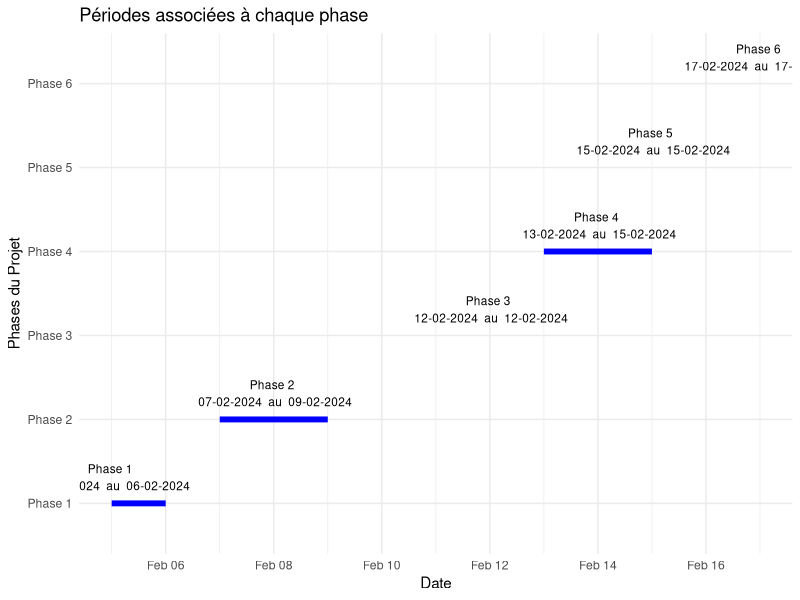

Reproduce this figure in R.
## ---- chunk 1
knitr::opts_chunk$set(echo = TRUE)
## ---- chunk 2
# Installer le package si vous ne l'avez pas encore installé
# install.packages("plotly")
library(ggplot2)
## ---- chunk 3
# Définir les données de chaque phase et période

phases <- c("Phase 1", "Phase 2", "Phase 3", "Phase 4", "Phase 5", "Phase 6")
start_dates <- as.Date(c("2024-02-05", "2024-02-07", "2024-02-12", "2024-02-13", "2024-02-15", "2024-02-17"))
end_dates <- as.Date(c("2024-02-06", "2024-02-09", "2024-02-12", "2024-02-15", "2024-02-15", "2024-02-17"))

# Créer le dataframe
df_phases <- data.frame(Phase = phases, Start = start_dates, End = end_dates)

# Créer le graphique ggplot
ggplot(df_phases, aes(x = Start, xend = End, y = Phase, yend = Phase)) +
  geom_segment(size = 2, color = "blue") +
  geom_text(aes(x = Start + (End - Start) / 2, label = paste(Phase, "\n", format(Start, "%d-%m-%Y"), " au ", format(End, "%d-%m-%Y"))),
            vjust = -0.5, size = 3) +
  labs(title = "Périodes associées à chaque phase",
       x = "Date",
       y = "Phases du Projet") +
  theme_minimal()

## ---- chunk 4
liste_pays <- c("Afghanistan", "Albania", "Algeria", "Andorra", "Angola", "Antigua and Barbuda", "Argentina", "Armenia", "Australia", "Austria", "Azerbaijan", "Bahamas", "Bahrain", "Bangladesh", "Barbados", "Belarus", "Belgium", "Belize", "Benin", "Bhutan", "Bolivia", "Bosnia and Herzegovina", "Botswana", "Brazil", "Brunei", "Bulgaria", "Burkina Faso", "Burundi", "Côte d'Ivoire", "Cabo Verde", "Cambodia", "Cameroon", "Canada", "Central African Republic", "Chad", "Chile", "China", "Colombia", "Comoros", "Congo (Congo-Brazzaville)", "Costa Rica", "Croatia", "Cuba", "Cyprus", "Czech Republic", "Democratic Republic of the Congo", "Denmark", "Djibouti", "Dominica", "Dominican Republic", "Ecuador", "Egypt", "El Salvador", "Equatorial Guinea", "Eritrea", "Estonia", "Eswatini (Swaziland)", "Ethiopia", "Fiji", "Finland", "France", "Gabon", "Gambia", "Georgia", "Germany", "Ghana", "Greece", "Grenada", "Guatemala", "Guinea", "Guinea-Bissau", "Guyana", "Haiti", "Holy See", "Honduras", "Hungary", "Iceland", "India", "Indonesia", "Iran", "Iraq", "Ireland", "Israel", "Italy", "Jamaica", "Japan", "Jordan", "Kazakhstan", "Kenya", "Kiribati", "Kuwait", "Kyrgyzstan", "Laos", "Latvia", "Lebanon", "Lesotho", "Liberia", "Libya", "Liechtenstein", "Lithuania", "Luxembourg", "Madagascar", "Malawi", "Malaysia", "Maldives", "Mali", "Malta", "Marshall Islands", "Mauritania", "Mauritius", "Mexico", "Micronesia", "Moldova", "Monaco", "Mongolia", "Montenegro", "Morocco", "Mozambique", "Myanmar (Burma)", "Namibia", "Nauru", "Nepal", "Netherlands", "New Zealand", "Nicaragua", "Niger", "Nigeria", "North Korea", "North Macedonia (formerly Macedonia)", "Norway", "Oman", "Pakistan", "Palau", "Palestine State", "Panama", "Papua New Guinea", "Paraguay", "Peru", "Philippines", "Poland", "Portugal", "Qatar", "Romania", "Russia", "Rwanda", "Saint Kitts and Nevis", "Saint Lucia", "Saint Vincent and the Grenadines", "Samoa", "San Marino", "Sao Tome and Principe", "Saudi Arabia", "Senegal", "Serbia", "Seychelles", "Sierra Leone", "Singapore", "Slovakia", "Slovenia", "Solomon Islands", "Somalia", "South Africa", "South Korea", "South Sudan", "Spain", "Sri Lanka", "Sudan", "Suriname", "Sweden", "Switzerland", "Syria", "Tajikistan", "Tanzania", "Thailand", "Timor-Leste", "Togo", "Tonga", "Trinidad and Tobago", "Tunisia", "Turkey", "Turkmenistan", "Tuvalu", "Uganda", "Ukraine", "United Arab Emirates", "United Kingdom", "United States of America", "Uruguay", "Uzbekistan", "Vanuatu", "Venezuela", "Vietnam", "Yemen", "Zambia", "Zimbabwe")
